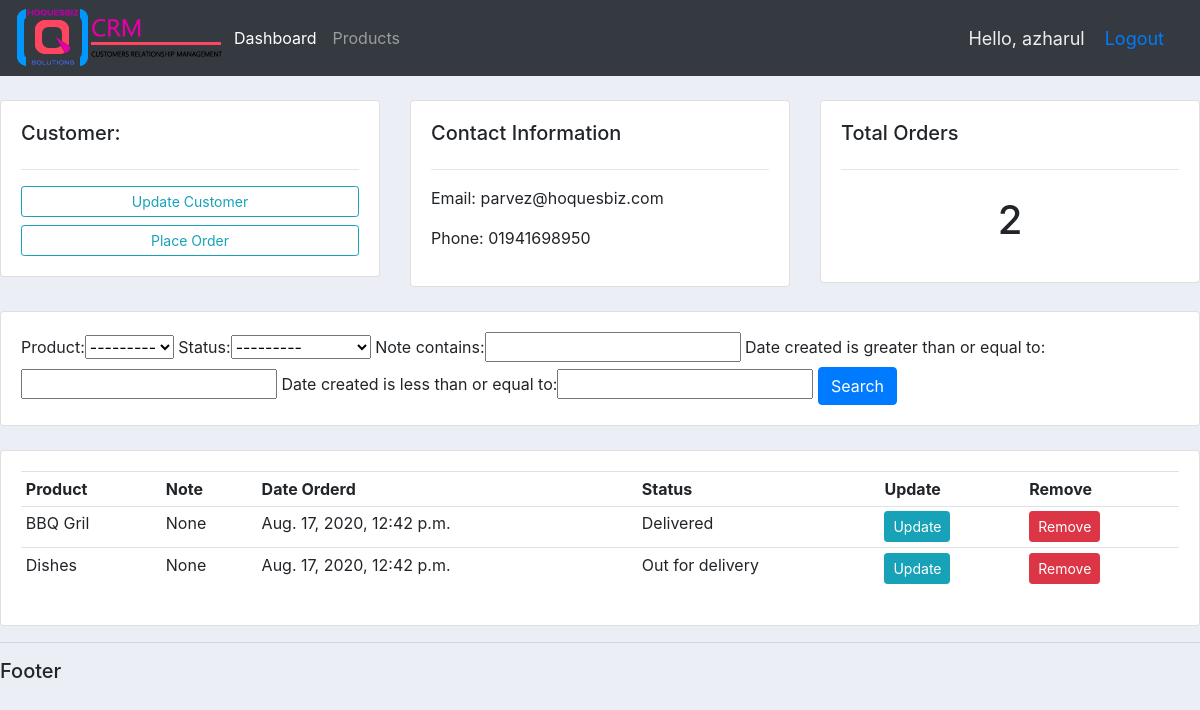
The page /customer/2/ (signed in) on the database its author committed.
### accounts/models.py (models this page shows, shortened)
class Customer(models.Model):
    user = models.OneToOneField(User, null=True, on_delete=models.CASCADE)
    name = models.CharField(max_length=200, null=True)
    phone = models.CharField(max_length=200, null=True)
    email = models.CharField(max_length=200, null=True)
    profile_pic = models.ImageField(default='profile1.png', null=True, blank=True)
    date_created = models.DateTimeField(auto_now_add=True, null=True)

class Order(models.Model):
    STATUS = (
        ('Pending', 'Pending'),
        ('Out for delivery', 'Out for delivery'),
        ('Delivered', 'Delivered'),
    )
    customer = models.ForeignKey(Customer, null=True, on_delete=models.SET_NULL)
    product = models.ForeignKey(Product, null=True, on_delete=models.SET_NULL)
    date_created = models.DateTimeField(auto_now_add=True, null=True)
    status = models.CharField(max_length=200, null=True, choices=STATUS)
    note = models.CharField(max_length=1000, null=True)

class Product(models.Model):
    CATEGORY = (
        ('Indoor', 'Indoor'),
        ('Out Door', 'Out Door'),
    )
    name = models.CharField(max_length=200, null=True)
    price = models.FloatField(null=True)
    category = models.CharField(max_length=200, null=True, choices=CATEGORY)
    description = models.CharField(max_length=200, null=True, blank=True)
    date_created = models.DateTimeField(auto_now_add=True, null=True)
    tags = models.ManyToManyField(Tag)
    def __str__(self):
        return self.name

### accounts/decorators.py (the view)
        def wrapper_func(request, *args, **kwargs):
            group = None
            if request.user.groups.exists():
                group = request.user.groups.all()[0].name
            if group in allowed_roles:
                return view_func(request, *args, **kwargs)
            return HttpResponse('You are not authorized to view this page')

### accounts/views.py (called while the page is built)
@login_required(login_url='login')
@allowed_users(allowed_roles=['admin'])
def customer(request, id):
    customer = Customer.objects.get(id=id)
    orders = customer.order_set.all()
    orderFilter = OrderFilter(request.GET, queryset=orders)
    orders = orderFilter.qs
    order_count = orders.count()
    context = {'customer': customer,
               'orders': orders,
               'orderFilter': orderFilter,
               'order_count': order_count,
               }
    return render(request, 'accounts/customer.html', context)

### accounts/templates/accounts/customer.html
{%  extends 'accounts/main.html' %}
{% block content %}
	<br>
    <div class="row">
	<div class="col-md">
		<div class="card card-body">
			<h5>Customer:</h5>
			<hr>
			<a class="btn btn-outline-info  btn-sm btn-block" href="">Update Customer</a>
			<a class="btn btn-outline-info  btn-sm btn-block" href="{% url 'create_order' customer.id %}">Place Order</a>
		</div>
	</div>
	<div class="col-md">
		<div class="card card-body">
			<h5>Contact Information</h5>
			<hr>
			<p>Email: {{ customer.email }}</p>
			<p>Phone: {{ customer.phone }}</p>
		</div>
	</div>
	<div class="col-md">
		<div class="card card-body">
			<h5>Total Orders</h5>
			<hr>
			<h1 style="text-align: center;padding: 10px">{{ order_count }}</h1>
		</div>
	</div>
</div>
    <br>
    <div class="row">
        <div class="col">
            <div class="card card-body">
                <form method="get">
                    {{ orderFilter.form }}
                <button class="btn btn-primary" type="submit">Search</button>
              </form>
            </div>
        </div>
    </div>
    <br>
    <div class="row">
        <div class="col-md">
            <div class="card card-body">
                <table class="table table-sm">
                    <tr>
                        <th>Product</th>
                        <th>Note</th>
                        <th>Date Orderd</th>
                        <th>Status</th>
                        <th>Update</th>
                        <th>Remove</th>
                    </tr>
                    {% for order in orders %}
                        <tr>
                            <td>{{ order.product }}</td>
                            <td>{{ order.note }}</td>
                            <td>{{ order.date_created }}</td>
                            <td>{{ order.status }}</td>
                            <td><a class="btn btn-sm btn-info" href="{% url 'update_order' order.id %}">Update</a></td>
                            <td><a  class="btn btn-sm btn-danger" href="{% url 'delete_order' order.id %}">Remove</a></td>
                        </tr>
                    {% endfor %}
                </table>
            </div>
        </div>
    </div>
{% endblock %}

### accounts/templates/accounts/navbar.html (shortened to what this page needs)
{% load static %}
<nav class="navbar navbar-expand-lg navbar-dark bg-dark">
    <img src="{% static '/images/nav_logo.png' %}" alt="">
  <div class="collapse navbar-collapse" id="navbarNav">
    <ul class="navbar-nav">
      {% if request.user.is_staff %}
        <li class="nav-item active">
          <a class="nav-link" href="{% url 'home' %}">Dashboard</a>
        </li>
        <li class="nav-item">
          <a class="nav-link" href="{% url 'products' %}">Products</a>
        </li>
      {% else %}
        <li class="nav-item">
          <a class="nav-link" href="{% url 'account' %}">Settings</a>
        </li>
      {% endif %}
    </ul>
  </div>
  <span class="hello-msg">Hello, {{ request.user }}</span>
  <span class="hello-msg"><a href="{% url 'logout' %}">Logout</a></span>
</nav>

### static/css/main.css (style rules this page uses)
body { background-color: #ebeff5; }

### accounts/templates/accounts/navbar.html (style rules this page uses)
.hello-msg { font-size: 18px; color: #eee; margin-right: 20px; }

### rows shown on the page
Customer: email "parvez@hoquesbiz.com", phone "01941698950"
Order: product "BBQ Gril", note "None", date_created "Aug. 17, 2020, 12:42 p.m.", status "Delivered"
Order: product "Dishes", note "None", date_created "Aug. 17, 2020, 12:42 p.m.", status "Out for delivery"

### other values the page prints
{{ request.user }} "azharul"
{{ order_count }} "2"
